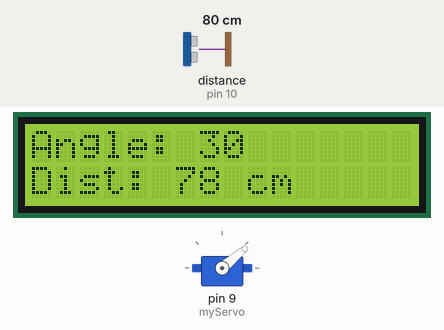
A sketch run on a simulated Arduino Uno, built with avr-gcc and run on an emulated ATmega328P. Parts: 16×2 character LCD, servo. Wiring (inferred from the names in the program): ultrasonic range finder: trigger pin 11; echo pin 10. The test bench sets the inputs (shaded band); at power-on: distance to the obstacle (sensor on pin 10) 80 cm. The echo pulse lasts 58.3 µs per cm; what the sketch prints to the serial monitor is not drawn.

Above: at 3.2 s.
3.3 s: distance to the obstacle (sensor on pin 10) set to 183 cm
At 3.58 s:
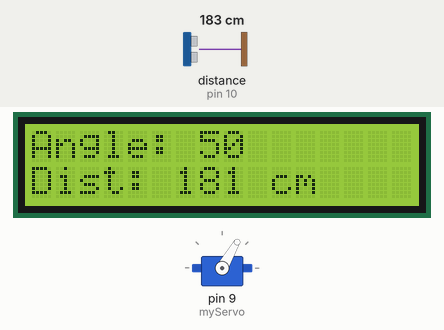
5.6 s: distance to the obstacle (sensor on pin 10) set to 2 cm
At 5.93 s:
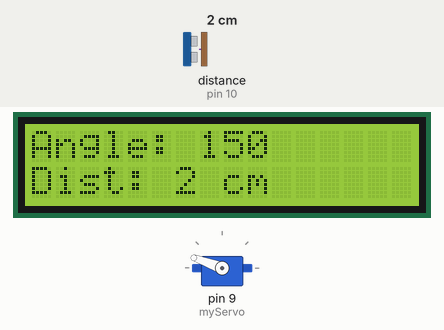
7.9 s: distance to the obstacle (sensor on pin 10) set to 183 cm
At 8.19 s:
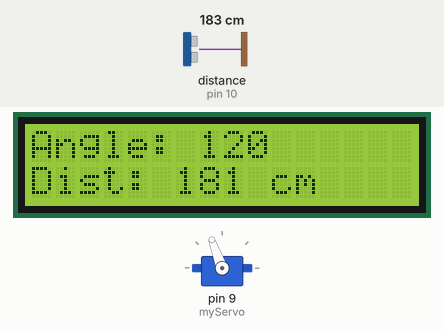
Timing chart, 0 to 16.9 s (numbered marks = the images above; inputs shaded):
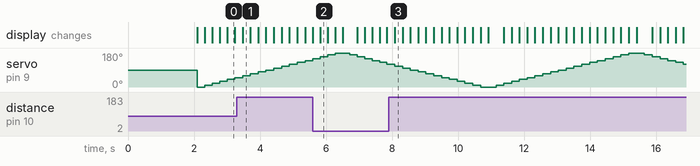

The sketch:

radar_main.ino
```cpp
/*
 * radar_main.ino
 * -----------------------------------------------
 * 프로젝트 : Arduino Radar System
 * 팀명 : 뚝@딱
 * 조원 : 신동휘, 윤태웅, 이종현
 * -----------------------------------------------
 * 사용 모듈:
 *   1. LCD 디스플레이 (I2C, 16x2)
 *   2. 서보모터 (SG90)
 *   3. 초음파 거리 센서 (HC-SR04)
 * -----------------------------------------------
 * 핀 연결
 *
 * [LCD I2C]
 *   VCC → 5V
 *   GND → GND
 *   SDA → A4
 *   SCL → A5
 *
 * [서보모터]
 *   VCC    → 5V
 *   GND    → GND
 *   Signal → D9
 *
 * [초음파 센서]
 *   VCC  → 5V
 *   GND  → GND
 *   Trig → D11
 *   Echo → D10
 * -----------------------------------------------
 * 동작 설명:
 *   - 서보모터가 0도 ~ 180도까지 회전하며 스캔 수행
 *   - 초음파 센서로 거리 측정
 *   - LCD에 현재 각도와 거리 출력
 *   - 시리얼 모니터에도 거리 출력
 * -----------------------------------------------
 * 주의:
 *   LCD 주소가 작동하지 않으면
 *   0x27 → 0x3F 로 변경 필요
 * -----------------------------------------------
 */

#include <Wire.h>
#include <LiquidCrystal_I2C.h>
#include <Servo.h>

// =========================
// LCD 설정
// =========================
LiquidCrystal_I2C lcd(0x27, 16, 2);

// =========================
// 서보모터 설정
// =========================
Servo myServo;

// =========================
// 초음파 센서 핀 설정
// =========================
#define TRIG 11
#define ECHO 10

// =========================
// 거리 측정 함수
// =========================
long getDistance() {
  digitalWrite(TRIG, LOW);
  delayMicroseconds(2);

  digitalWrite(TRIG, HIGH);
  delayMicroseconds(10);

  digitalWrite(TRIG, LOW);

  long duration = pulseIn(ECHO, HIGH);

  long distance = duration * 0.034 / 2;

  return distance;
}

// =========================
// 초기 설정
// =========================
void setup() {

  // 시리얼 통신 시작
  Serial.begin(9600);

  // LCD 시작
  lcd.init();
  lcd.backlight();

  // 시작 화면 출력
  lcd.setCursor(0, 0);
  lcd.print("Radar System");

  lcd.setCursor(0, 1);
  lcd.print("Initializing");
  delay(2000);

  lcd.clear();

  // 서보모터 연결
  myServo.attach(9);

  // 초음파 센서 핀 설정
  pinMode(TRIG, OUTPUT);
  pinMode(ECHO, INPUT);
}

// =========================
// 메인 반복
// =========================
void loop() {

  // 0도 → 180도 스캔
  for (int angle = 0; angle <= 180; angle += 10) {

    myServo.write(angle);

    delay(200);

    long distance = getDistance();

    // 시리얼 출력
    Serial.print("Angle: ");
    Serial.print(angle);
    Serial.print(" deg | Distance: ");
    Serial.print(distance);
    Serial.println(" cm");

    // LCD 출력
    lcd.clear();

    lcd.setCursor(0, 0);
    lcd.print("Angle: ");
    lcd.print(angle);

    lcd.setCursor(0, 1);
    lcd.print("Dist: ");
    lcd.print(distance);
    lcd.print(" cm");
  }

  // 180도 → 0도 스캔
  for (int angle = 180; angle >= 0; angle -= 10) {

    myServo.write(angle);

    delay(200);

    long distance = getDistance();

    // 시리얼 출력
    Serial.print("Angle: ");
    Serial.print(angle);
    Serial.print(" deg | Distance: ");
    Serial.print(distance);
    Serial.println(" cm");

    // LCD 출력
    lcd.clear();

    lcd.setCursor(0, 0);
    lcd.print("Angle: ");
    lcd.print(angle);

    lcd.setCursor(0, 1);
    lcd.print("Dist: ");
    lcd.print(distance);
    lcd.print(" cm");
  }
}
```
